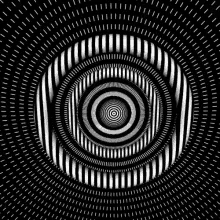
#> input picture joker-spiral.webp, 220 x 220 px
$ python -i magic_zoom.py   (imports and definitions only)
#> lines starting #> are read from the running program, lines starting #| are printed output that depends on the picture
#!/usr/bin/env python3
# -*- coding: utf-8 -*-
"""
magic_zoom.py - Magischer Glow + Ken-Burns Zoom-Video (9:16)
ASGlobal / Sneakers4Seeker Tool

Macht aus einem Foto ein Reels-Video: gewaehlte Farbe leuchtet (Volt-Glow),
Kamera zoomt sanft auf einen Fokuspunkt rein und wieder raus.

NUTZUNG (interaktiv):
    python magic_zoom.py bild.jpg

OHNE FRAGEN:
    python magic_zoom.py bild.jpg --farbe weiss --glow volt --fokus auto --modus inout

Braucht: pillow, numpy  (pip install pillow numpy)
         ffmpeg          (pkg install ffmpeg)
"""
import sys, os, subprocess
import numpy as np
from PIL import Image, ImageFilter, ImageEnhance, ImageChops, ImageDraw

GLOW = {"volt":(204,255,0),"gold":(255,200,40),"cyan":(0,220,255),
        "pink":(255,60,180),"weiss":(255,255,255),"rot":(255,50,40),"gruen":(60,255,120)}

TARGET = {
    "weiss":  dict(bmin=0.80,smax=0.14,hlo=None,hhi=None,label="Weiss (Sox/Sneaker/Swoosh-Umfeld)"),
    "schwarz":dict(bmin=0.00,smax=1.00,hlo=None,hhi=None,label="Schwarz/Dunkel",dark=True),
    "rot":    dict(bmin=0.30,smax=1.00,hlo=345,hhi=15,label="Rot"),
    "blau":   dict(bmin=0.25,smax=1.00,hlo=200,hhi=255,label="Blau"),
    "gruen":  dict(bmin=0.25,smax=1.00,hlo=80,hhi=160,label="Gruen"),
    "gelb":   dict(bmin=0.45,smax=1.00,hlo=40,hhi=70,label="Gelb"),
}

FOKUS = {"auto":"Auto (hellste Glow-Stelle)","mitte":"Mitte","oben":"Oben",
         "unten":"Unten","links":"Links","rechts":"Rechts"}
MODUS = {"inout":"Rein + Raus","in":"Nur rein","out":"Nur raus","parallax":"2.5D-Schwenk (Fake-Drehung)"}

# [53 lines left out: functions hsv_arrays, build_mask, magic_image, focus_point, not called in this run]

def build_916_frame(src, out):
    """Bild auf 1080x1920 mit blurred fill bringen."""
#> called with src = 'joker-spiral.webp', out = 'out.png'
    im=Image.open(src).convert("RGB"); TW,TH=1080,1920
#> in build_916_frame, im is the input picture: PIL image 220x220 RGB; mean R, G, B 41.1, 41.1, 41.1
    bg=im.copy(); s=TW/bg.width; bg=bg.resize((TW,int(bg.height*s)))
#> after `s = TW / bg.width`: s = 4.91
#> after `bg = bg.resize((TW, int(bg.height * s)))`:
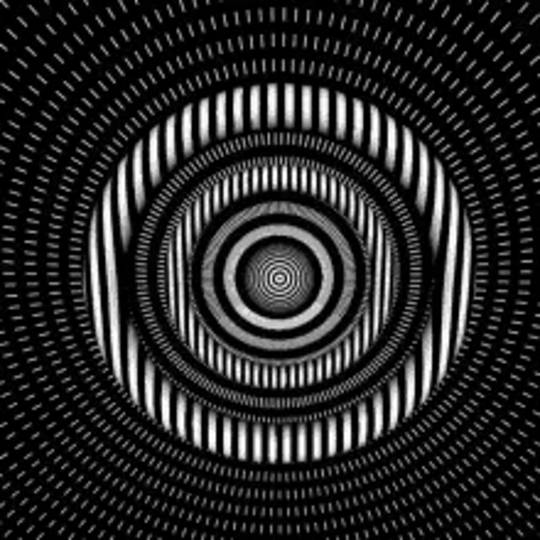
#> bg: PIL image 1080x1080 RGB (shown at 1/2 size); mean R, G, B 41.6, 41.6, 41.6
    if bg.height<TH: s=TH/bg.height; bg=bg.resize((int(bg.width*s),TH))
#> after `s = TH / bg.height`: s = 1.78
    bx=(bg.width-TW)//2; by=(bg.height-TH)//2
#> after `bx = (bg.width - TW) // 2`: bx = 420
#> after `by = (bg.height - TH) // 2`: by = 0
    bg=bg.crop((bx,by,bx+TW,by+TH)).filter(ImageFilter.GaussianBlur(40))
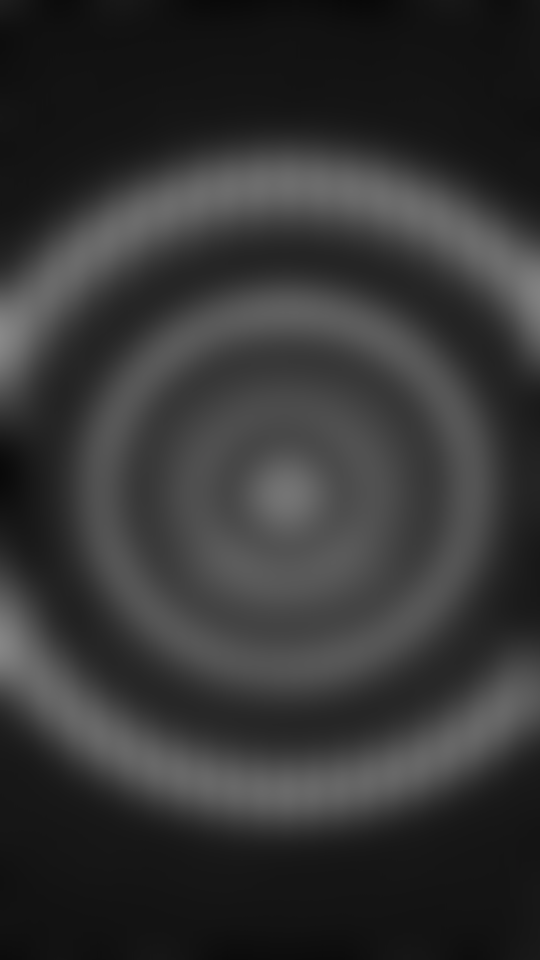
#> bg: PIL image 1080x1920 RGB (shown at 1/2 size); mean R, G, B 52.4, 52.4, 52.4
    bg=ImageEnhance.Brightness(bg).enhance(0.45)
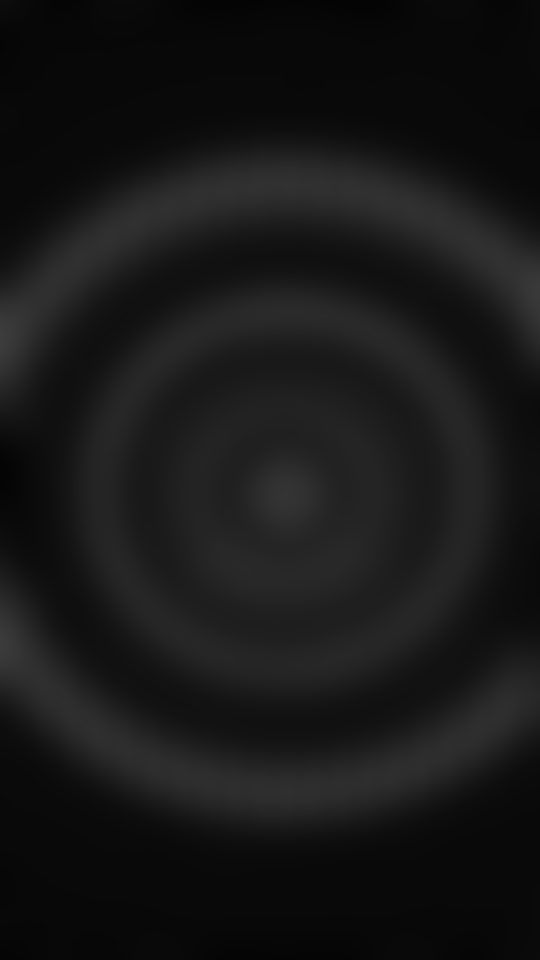
#> bg: PIL image 1080x1920 RGB (shown at 1/2 size); mean R, G, B 23.1, 23.1, 23.1
    fr=min(TW/im.width,TH/im.height); fw,fh=int(im.width*fr),int(im.height*fr)
#> after `fr = min(TW / im.width, TH / im.height)`: fr = 4.91
#> after `fw, fh = (int(im.width * fr), int(im.height * fr))`: fw = 1080; fh = 1080
    fg=im.resize((fw,fh)); canvas=bg.copy(); canvas.paste(fg,((TW-fw)//2,(TH-fh)//2))
#> after `canvas.paste(fg, ((TW - fw) // 2, (TH - fh) // 2))`:
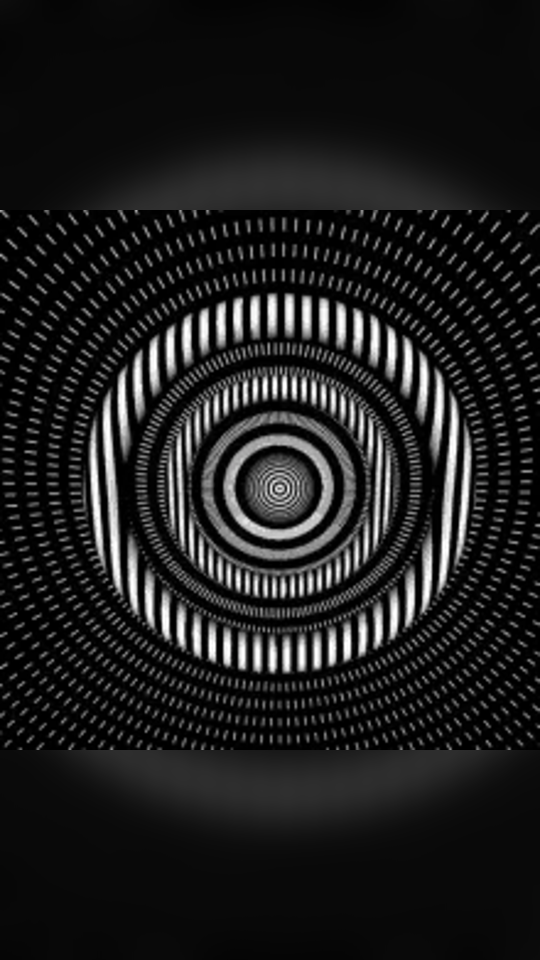
#> canvas: PIL image 1080x1920 RGB (shown at 1/2 size); mean R, G, B 29.9, 29.9, 29.9
    canvas.save(out,quality=94)

# [72 lines left out: functions make_video, ask, main, not called in this run]

# [2 lines not run here, left out]

>>> result = build_916_frame('joker-spiral.webp', 'out.png')
